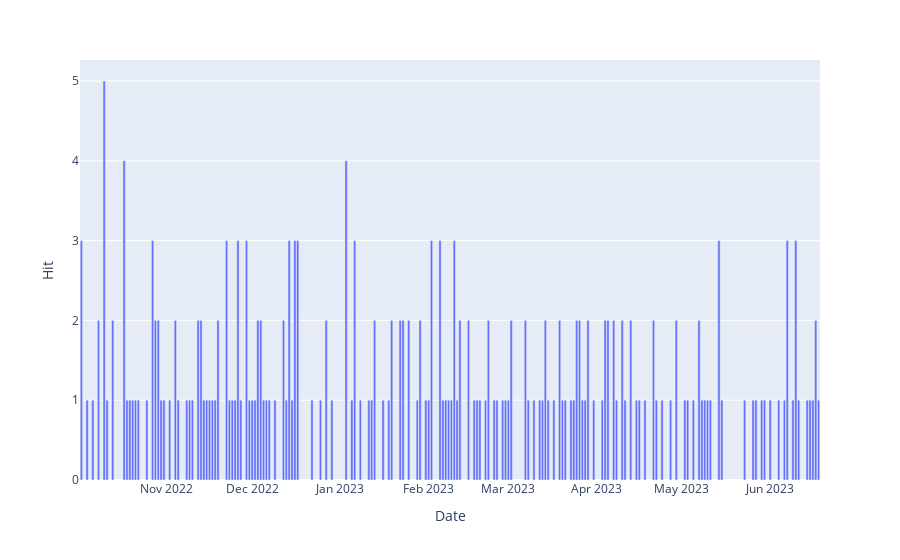

The notebook cell saved with this chart:
### Markdown cell above
## 2. Result

### Code cell
fig = px.bar(mult_hits, x='Date', y='Hit')
fig.show()

### Figure 1 — Plotly figure (JSON) as saved in the notebook; plotly's stock layout.template omitted (floating-point values rounded to 4 significant figures; data arrays with more than 128 entries replaced by an {"elided": "..."} marker saying what was removed)
{"data": [{"alignmentgroup": "True", "hovertemplate": "Date=%{x}<br>Hit=%{y}<extra></extra>", "legendgroup": "", "marker": {"color": "#636efa", "pattern": {"shape": ""}}, "name": "", "offsetgroup": "", "orientation": "v", "showlegend": false, "textposition": "auto", "type": "bar", "x": {"elided": "159 str values"}, "xaxis": "x", "y": {"elided": "159 int values"}, "yaxis": "y"}], "layout": {"barmode": "relative", "legend": {"tracegroupgap": 0}, "margin": {"t": 60}, "xaxis": {"anchor": "y", "domain": [0, 1], "title": {"text": "Date"}}, "yaxis": {"anchor": "x", "domain": [0, 1], "title": {"text": "Hit"}}}}
